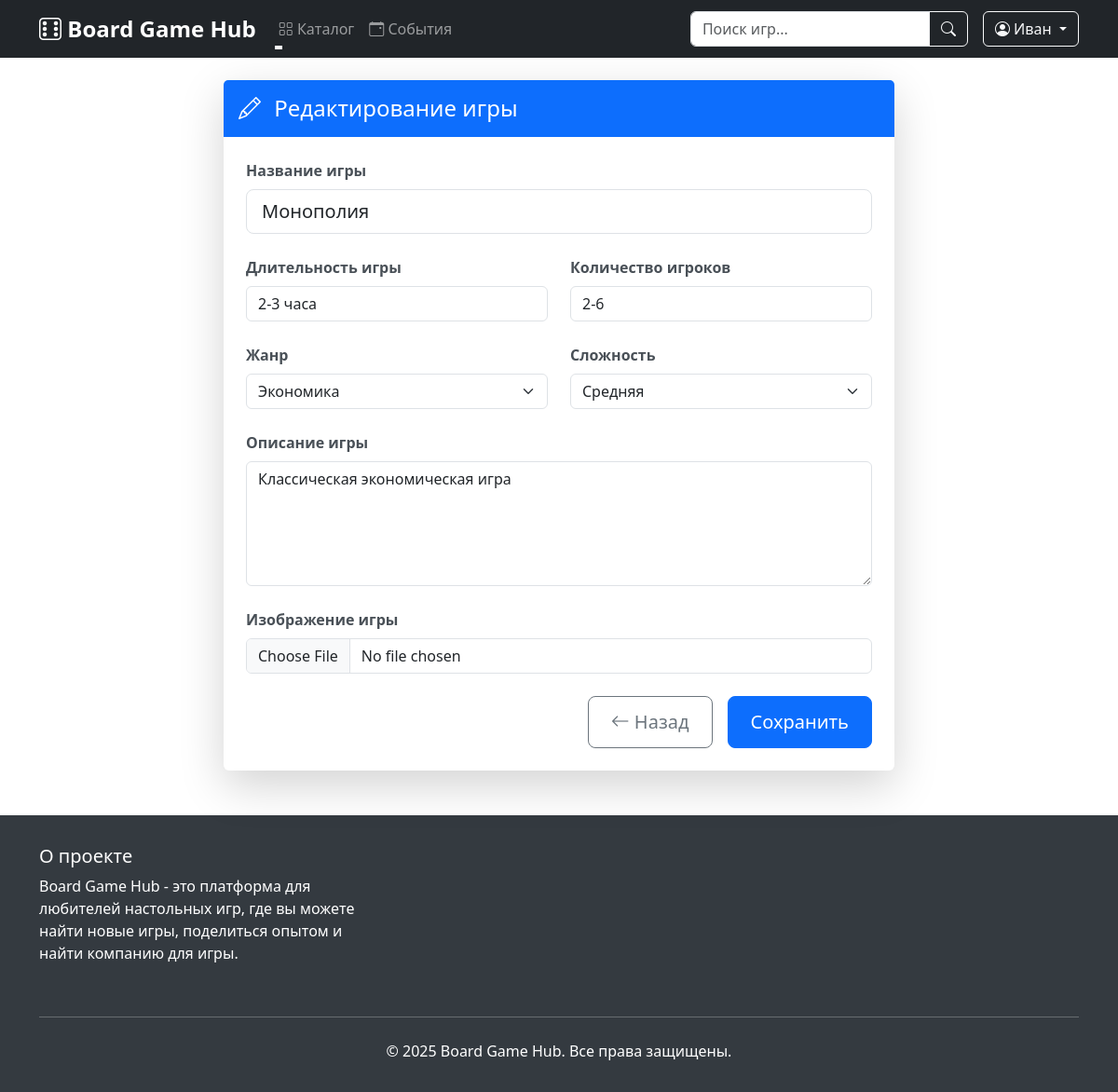
The page /games/1 (signed in) on the database its author committed.
### data/users.py (models this page shows, shortened)
class User(SqlAlchemyBase, UserMixin):
    __tablename__ = 'users'
    id = sqlalchemy.Column(sqlalchemy.Integer, primary_key=True, autoincrement=True)
    surname = sqlalchemy.Column(sqlalchemy.String, nullable=True)
    name = sqlalchemy.Column(sqlalchemy.String, nullable=True)
    age = sqlalchemy.Column(sqlalchemy.Integer, nullable=True)
    favorite_genres = sqlalchemy.Column(sqlalchemy.String, nullable=True)
    location = sqlalchemy.Column(sqlalchemy.String, nullable=True)
    email = sqlalchemy.Column(sqlalchemy.String, unique=True, index=True, nullable=True)
    hashed_password = sqlalchemy.Column(sqlalchemy.String, nullable=True)
    added_games = orm.relationship("Game", back_populates="user")
    created_sessions = orm.relationship("GameSession", back_populates="creator")
    reviews = orm.relationship('Review', back_populates='user')

### data/games.py (models this page shows, shortened)
class Game(SqlAlchemyBase):
    __tablename__ = 'games'  # jobs
    id = sqlalchemy.Column(
        sqlalchemy.Integer,
        primary_key=True,
        autoincrement=True
    )
    added_by = sqlalchemy.Column(  # team_leader
        sqlalchemy.Integer,
        sqlalchemy.ForeignKey('users.id'),
        nullable=False
    )
    title = sqlalchemy.Column(sqlalchemy.String, nullable=True)  # job
    duration = sqlalchemy.Column(sqlalchemy.String, nullable=True)  # work_size
    count_of_players = sqlalchemy.Column(sqlalchemy.String, nullable=True)  # collaborators
    genre = sqlalchemy.Column(sqlalchemy.String, nullable=True)
    complexity = sqlalchemy.Column(sqlalchemy.String, nullable=True)
    description = sqlalchemy.Column(sqlalchemy.Text, nullable=True)
    image = sqlalchemy.Column(sqlalchemy.LargeBinary, nullable=True)  # BLOB для хранения изображений
    user = orm.relationship("User", back_populates="added_games")
    sessions = orm.relationship("GameSession", back_populates="game")
    reviews = orm.relationship("Review", back_populates="game")

### main.py (the view, shortened to what this page needs)
@app.route('/games/<int:id>', methods=['GET', 'POST'])
@login_required
def edit_game(id):
    form = GameForm()
    if request.method == "GET":
        db_sess = db_session.create_session()
        game = db_sess.query(Game).filter(Game.id == id,
                                          Game.added_by == current_user.id).first()
        if game:
            form.title.data = game.title
            form.duration.data = game.duration
            form.count_of_players.data = game.count_of_players
            form.genre.data = game.genre
            form.complexity.data = game.complexity
            form.description.data = game.description
        else:
            abort(404)
    return render_template('games.html', title='Редактирование игры', form=form)

### forms/game.py
class GameForm(FlaskForm):
    title = StringField('Название игры', validators=[DataRequired()])
    duration = StringField('Длительность игры', validators=[DataRequired()])
    count_of_players = StringField('Количество игроков', validators=[DataRequired()])
    genre = SelectField('Жанр', choices=[
        ('Стратегия', 'Стратегия'),
        ('Карточные', 'Карточные'),
        ('Партийные', 'Партийные'),
        ('Приключения', 'Приключения'),
        ('Кооператив', 'Кооператив'),
        ('Экономика', 'Экономика'),
        ('Семейные', 'Семейные'),
        ('Логические', 'Логические')
    ], validators=[DataRequired()])
    complexity = SelectField('Сложность', choices=[
        ('Низкая', 'Низкая'),
        ('Средняя', 'Средняя'),
        ('Высокая', 'Высокая')
    ], validators=[DataRequired()])
    description = TextAreaField('Описание игры', validators=[DataRequired()])
    image = FileField('Изображение игры', validators=[
        FileAllowed(['jpg', 'jpeg', 'png'], 'Разрешены только изображения!')
    ])
    submit = SubmitField('Сохранить')

### data/db_session.py (called while the page is built)
def create_session() -> Session:
    global __factory
    return __factory()

### main.py (called while the page is built)
@login_manager.user_loader
def load_user(user_id):
    db_sess = db_session.create_session()
    user = db_sess.get(User, user_id)
    db_sess.close()
    return user

@app.context_processor
def utility_processor():
    def get_unique_genres():
        db_sess = db_session.create_session()
        try:
            genres = db_sess.query(Game.genre).distinct().all()
            return [genre[0] for genre in genres if genre[0]]
        finally:
            db_sess.close()
    return dict(get_unique_genres=get_unique_genres)

### templates/games.html (shortened to what this page needs)
{% extends "base.html" %}
{% block content %}
<div class="container">
    <div class="row justify-content-center">
        <div class="col-md-8">
            <div class="card shadow-lg border-0 rounded-lg">
                <div class="card-header bg-primary text-white py-3">
                    <h2 class="mb-0 fs-4">
                        <i class="bi {% if title == 'Добавление игры' %}bi-plus-circle{% else %}bi-pencil{% endif %} me-2"></i>
                        {{ title }}
                    </h2>
                </div>
                <div class="card-body p-4">
                    <form method="post" class="needs-validation" enctype="multipart/form-data" novalidate>
                        <div class="mb-4">
                            {{ form.title.label(class="form-label fw-bold") }}
                            {{ form.title(class="form-control form-control-lg", placeholder="Введите название игры") }}
                        </div>
                        <div class="row mb-4">
                            <div class="col-md-6">
                                {{ form.duration.label(class="form-label fw-bold") }}
                                {{ form.duration(class="form-control", placeholder="Например: 30-60 минут") }}
                            </div>
                            <div class="col-md-6">
                                {{ form.count_of_players.label(class="form-label fw-bold") }}
                                {{ form.count_of_players(class="form-control", placeholder="Например: 2-4") }}
                            </div>
                        </div>
                        <div class="row mb-4">
                            <div class="col-md-6">
                                {{ form.genre.label(class="form-label fw-bold") }}
                                {{ form.genre(class="form-select") }}
                            </div>
                            <div class="col-md-6">
                                {{ form.complexity.label(class="form-label fw-bold") }}
                                {{ form.complexity(class="form-select") }}
                            </div>
                        </div>
                        <div class="mb-4">
                            {{ form.description.label(class="form-label fw-bold") }}
                            {{ form.description(class="form-control", rows="5", placeholder="Опишите игру...") }}
                        </div>
                        <div class="mb-4">
                            {{ form.image.label(class="form-label fw-bold") }}
                            <div class="input-group">
                                {{ form.image(class="form-control", accept="image/*", onchange="previewImage(event)") }}
                            </div>
                        </div>
                        <div class="d-grid gap-2 d-md-flex justify-content-md-end">
                            <a href="{{ url_for('index') }}" class="btn btn-outline-secondary btn-lg me-md-2">
                                <i class="bi bi-arrow-left"></i> Назад
                            </a>
                            {{ form.submit(class="btn btn-primary btn-lg px-4") }}
                        </div>
                    </form>
                </div>
            </div>
        </div>
    </div>
</div>
{% endblock %}

### templates/base.html (shortened to what this page needs)
<!DOCTYPE html>
<html lang="ru">
<head>
    <link href="https://cdn.jsdelivr.net/npm/bootstrap@5.3.0/dist/css/bootstrap.min.css" rel="stylesheet">
    <link rel="stylesheet" href="https://cdn.jsdelivr.net/npm/bootstrap-icons@1.7.2/font/bootstrap-icons.css">
    <link rel="stylesheet" href="https://cdnjs.cloudflare.com/ajax/libs/font-awesome/6.5.1/css/all.min.css">
    <link rel="stylesheet" href="{{ url_for('static', filename='css/notifications.css') }}">
</head>
<body>
    <nav class="navbar navbar-expand-lg navbar-dark bg-dark sticky-top">
        <div class="container">
            <a class="navbar-brand" href="{{ url_for('index') }}">
                <i class="bi bi-dice-6"></i> Board Game Hub
            </a>
            <div class="collapse navbar-collapse" id="navbarNav">
                <ul class="navbar-nav me-auto">
                    <li class="nav-item dropdown">
                        <a class="nav-link dropdown-toggle" href="#" role="button" data-bs-toggle="dropdown">
                            <i class="bi bi-grid"></i> Каталог
                        </a>
                    </li>
                    <li class="nav-item">
                        <a class="nav-link" href="{{ url_for('game_sessions') }}">
                            <i class="bi bi-calendar-event"></i> События
                        </a>
                    </li>
                </ul>
                <form class="d-flex me-3" action="{{ url_for('index') }}" method="get">
                    <div class="input-group">
                        <input class="form-control" type="search" name="search" placeholder="Поиск игр..."
                               aria-label="Search" value="{{ request.args.get('search', '') }}">
                        <button class="btn btn-outline-light" type="submit">
                            <i class="bi bi-search"></i>
                        </button>
                    </div>
                </form>
                <div class="d-flex">
                    {% if current_user.is_authenticated %}
                        <div class="dropdown">
                            <button class="btn btn-outline-light dropdown-toggle" type="button" data-bs-toggle="dropdown">
                                <i class="bi bi-person-circle"></i> {{ current_user.name }}
                            </button>
                        </div>
                    {% endif %}
                </div>
            </div>
        </div>
    </nav>
    <div class="container mt-4">
        {% block content %}{% endblock %}
    </div>
    <footer class="footer">
        <div class="container">
            <div class="row">
                <div class="col-md-4 mb-3">
                    <h5>О проекте</h5>
                    <p>Board Game Hub - это платформа для любителей настольных игр, где вы можете найти новые игры,
                       поделиться опытом и найти компанию для игры.</p>
                </div>
            </div>
            <hr class="mt-4 mb-4">
            <div class="text-center">
                <p class="mb-0">© 2025 Board Game Hub. Все права защищены.</p>
            </div>
        </div>
    </footer>
</body>
</html>

### templates/base.html (style rules this page uses)
.navbar-brand { font-size: 1.5rem; font-weight: bold; }
.card { transition: transform 0.2s; box-shadow: 0 4px 6px rgba(0, 0, 0, 0.1); }
.footer { background-color: #343a40; color: white; padding: 2rem 0; margin-top: 3rem; }
.nav-link { position: relative; }
.nav-link:after { content: ''; position: absolute; width: 0; height: 2px; background: #fff; left: 0; bottom: -2px; transition: width 0.3s; }

### templates/games.html (style rules this page uses)
.card { transition: all 0.3s ease; }
.btn-lg { padding: 0.75rem 1.5rem; }
.card-header { border-bottom: none; }
.form-label { color: #495057; }

### rows shown on the page
User: name "Иван"
Game: title "Монополия", duration "2-3 часа", count_of_players "2-6", genre "Экономика", complexity "Средняя", description "Классическая экономическая игра"

### other values the page prints
{{ title }} "Редактирование игры"
